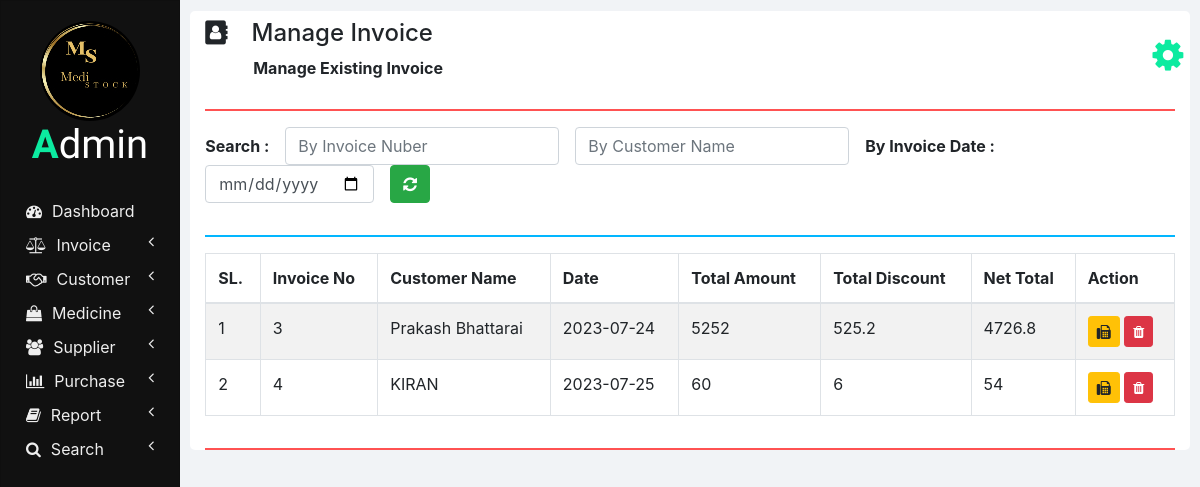
Page /manage_invoice.php on the committed database.
### tables this page shows
CREATE TABLE `invoices` (
  `INVOICE_ID` int(11) NOT NULL,
  `NET_TOTAL` double NOT NULL DEFAULT 0,
  `INVOICE_DATE` date NOT NULL DEFAULT current_timestamp(),
  `CUSTOMER_ID` int(11) NOT NULL,
  `TOTAL_AMOUNT` double NOT NULL,
  `TOTAL_DISCOUNT` double NOT NULL
);

CREATE TABLE `customers` (
  `ID` int(11) NOT NULL,
  `NAME` varchar(20) NOT NULL,
  `CONTACT_NUMBER` varchar(10) NOT NULL,
  `ADDRESS` varchar(100) NOT NULL,
  `DOCTOR_NAME` varchar(20) NOT NULL,
  `DOCTOR_ADDRESS` varchar(100) NOT NULL
);

### php/manage_invoice.php (the view, shortened to what this page needs)
<?php
  function showInvoices() {
    require "db_connection.php";
    if($con) {
      $seq_no = 0;
      $query = "SELECT * FROM invoices INNER JOIN customers ON invoices.CUSTOMER_ID = customers.ID";
      $result = mysqli_query($con, $query);
      while($row = mysqli_fetch_array($result)) {
        $seq_no++;
        showInvoiceRow($seq_no, $row);
      }
    }
  }
  function showInvoiceRow($seq_no, $row) {
    ?>
    <tr>
      <td><?php echo $seq_no; ?></td>
      <td><?php echo $row['INVOICE_ID']; ?></td>
      <td><?php echo $row['NAME']; ?></td>
      <td><?php echo $row['INVOICE_DATE']; ?></td>
      <td><?php echo $row['TOTAL_AMOUNT']; ?></td>
      <td><?php echo $row['TOTAL_DISCOUNT']; ?></td>
      <td><?php echo $row['NET_TOTAL']; ?></td>
      <td>
        <button class="btn btn-warning btn-sm" onclick="printInvoice(<?php echo $row['INVOICE_ID']; ?>);">
          <i class="fa fa-fax"></i>
        </button>
        <button class="btn btn-danger btn-sm" onclick="deleteInvoice(<?php echo $row['INVOICE_ID']; ?>);">
          <i class="fa fa-trash"></i>
        </button>
      </td>
    </tr>
    <?php
  }
    ?>

### manage_invoice.php (shortened to what this page needs)
<!DOCTYPE html>
<html lang="en" dir="ltr">
  <head>
    <link rel="stylesheet" href="bootstrap/css/bootstrap.min.css">
    <link rel="stylesheet" href="https://use.fontawesome.com/releases/v5.3.1/css/all.css">
    <link rel="stylesheet" href="https://cdnjs.cloudflare.com/ajax/libs/font-awesome/4.7.0/css/font-awesome.min.css">
    <link rel="stylesheet" href="css/sidenav.css">
    <link rel="stylesheet" href="css/home.css">
  </head>
  <body>
    <div class="container-fluid">
      <div class="container">
        <?php
          require "php/header.php";
          createHeader('address-book', 'Manage Invoice', 'Manage Existing Invoice');
        ?>
        <div class="row">
          <div class="col-md-12 form-group form-inline">
            <label class="font-weight-bold" for="">Search :&emsp;</label>
            <input type="number" class="form-control" id="by_invoice_number" placeholder="By Invoice Nuber" onkeyup="searchInvoice(this.value, 'INVOICE_ID');">
            &emsp;<input type="text" class="form-control" id="by_customer_name" placeholder="By Customer Name" onkeyup="searchInvoice(this.value, 'NAME');">
            &emsp;<label class="font-weight-bold" for="">By Invoice Date :&emsp;</label>
            <input type="date" class="form-control" id="by_date" onchange="searchInvoice(this.value, 'INVOICE_DATE');">
            &emsp;<button class="btn btn-success font-weight-bold" onclick="refresh();"><i class="fa fa-refresh"></i></button>
          </div>
          <div class="col col-md-12">
            <hr class="col-md-12" style="padding: 0px; border-top: 2px solid  #02b6ff;">
          </div>
          <div class="col col-md-12 table-responsive">
            <div class="table-responsive">
            	<table class="table table-bordered table-striped table-hover">
            		<thead>
            			<tr>
            				<th>SL.</th>
            				<th>Invoice No</th>
            				<th>Customer Name</th>
            				<th>Date</th>
                    <th>Total Amount</th>
                    <th>Total Discount</th>
                    <th>Net Total</th>
                    <th>Action</th>
            			</tr>
            		</thead>
                <tbody id="invoices_div">
                  <?php
                    require 'php/manage_invoice.php';
                    showInvoices();
                  ?>
                </tbody>
            	</table>
            </div>
          </div>
        </div>
        <hr style="border-top: 2px solid #ff5252;">
      </div>
    </div>
  </body>
</html>

### php/header.php
<?php
  function createHeader($icon, $heading, $sub_heading) {
    echo '
    <section class="row content-header">
      <div class="header-title col-md-11">
        <p class="h4 pt-2"><i class="fa fa-'.$icon.'"></i>&emsp;'.$heading.'</p>
        &emsp;&emsp;&emsp;<small class="font-weight-bold h6">'.$sub_heading.'</small>
      </div>
      <div class="col-md-1 user_options">
        <button class="col col-md-1 m-3" onclick="showOptions();">
          <i class="fa fa-gear"></i>
        </button>
        <div id="mark"><i class="fa fa-play fa-rotate-270"></i></div>
        <ul id="options" class="options list-unstyled" style="display: none;">
          <li>
            <a href="my_profile.php"><i class="fa fa-user"></i><span>My Profile</span></a>
          </li>
          <li>
            <a href="change_password.php"><i class="fa fa-edit"></i><span>Change Password</span></a>
          </li>
          <li>
            <a href="logout.php"><i class="fa fa-key"></i><span>Logout</span></a>
          </li>
        </ul>
      </div>
    </section>
    <hr style="border-top: 2px solid #ff5252;">
    ';
  }
?>

### css/sidenav.css (style rules this page uses)
body { background-color: #f1f3f6; }
.sidenav { width: 15%; height: 100vh; background-color: #222222; position: fixed; z-index: 1; flex: 1 0 auto; }
.card { width: 100%; height: 100%; top: 0; border-radius: 0; background-color: #111111; }
.logo .logo-caption { font-family: 'Poiret One', cursive; color: #ffffff; text-align: center; margin-bottom: 25px; }
.logo .profile { margin-left: 50%; border-radius: 50%; transform: translate(-50%); }
.logo .tweak { color:#0ceba0; font-weight: bold; }
.main-menu-item { padding: 5px 5px; cursor: pointer; }
.main-menu-item > a { color: #eeeeee; text-decoration: none; font-size: 16px; }
.main-menu-item > a > span { margin-left: 10px; }

### css/home.css (style rules this page uses)
html, body { height: 100vh; }
.container-fluid { margin-left: 15%; width: 85%; background: #f1f3f6; padding: 1px 0 0 0; flex: 1 0 auto; }
.container { margin: 0; max-width: 98%; margin: 1%; background-color: #ffffff; border-radius: 5px; }
.user_options button { max-width: 50px; max-height: 50px; font-size: 36px; background-color: #ffffff; color:#0ceba0; border: none; outline: none; }

### rows in the picture
invoices: seq_no "1", INVOICE_ID "3", CUSTOMER_ID.NAME "Prakash Bhattarai", INVOICE_DATE "2023-07-24", TOTAL_AMOUNT "5252", TOTAL_DISCOUNT "525.2", NET_TOTAL "4726.8"
invoices: seq_no "2", INVOICE_ID "4", CUSTOMER_ID.NAME "KIRAN", INVOICE_DATE "2023-07-25", TOTAL_AMOUNT "60", TOTAL_DISCOUNT "6", NET_TOTAL "54"

### other values in the picture
$heading "Manage Invoice"
$sub_heading "Manage Existing Invoice"
